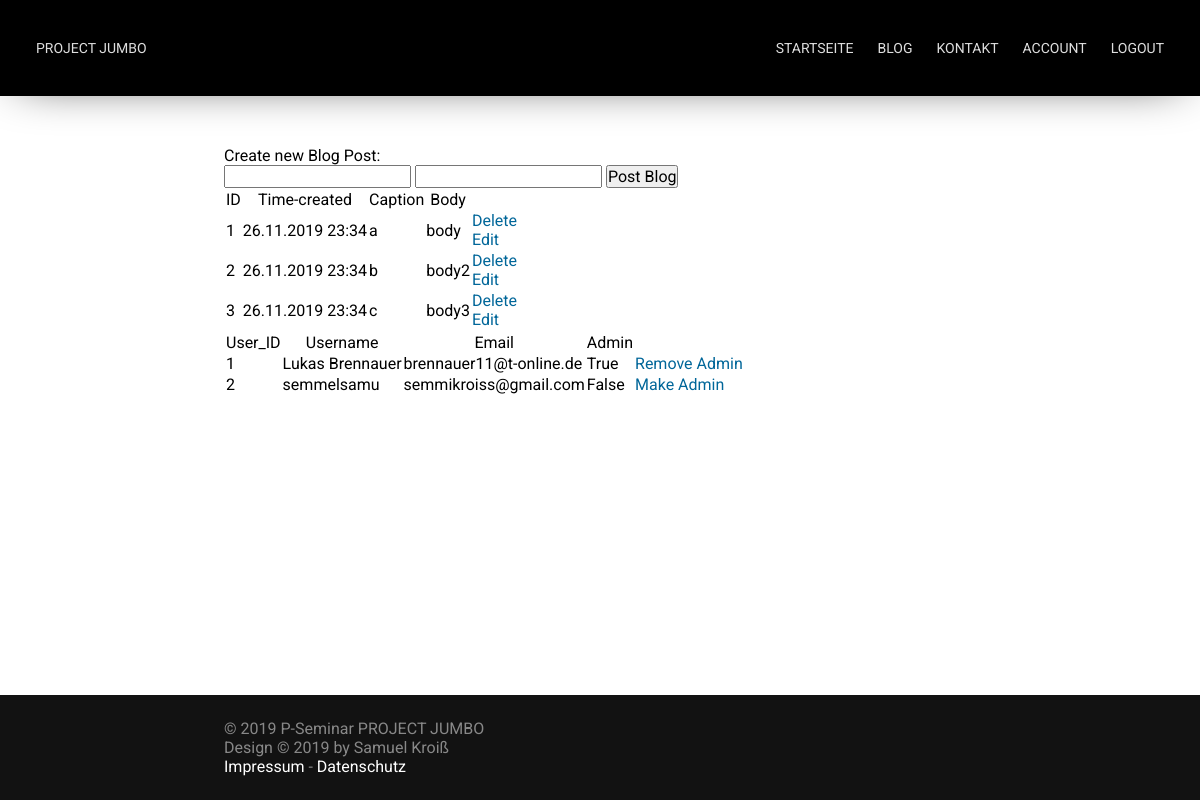
Page /admin (signed in) on the earlier database version.
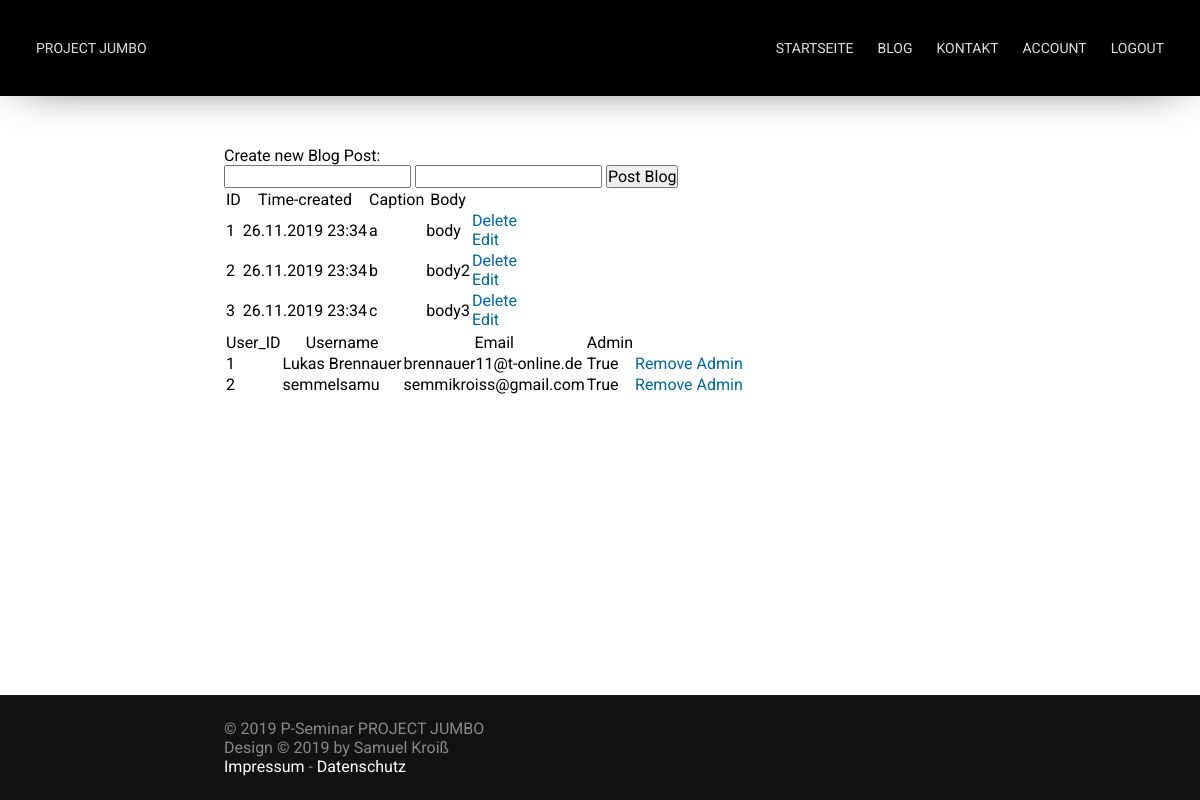
Same page on the later database version.
### app/models.py (models this page shows, shortened)
class Blog_Post(db.Model):
    id = db.Column(db.Integer, primary_key=True)
    caption = db.Column(db.String, nullable=False)
    body = db.Column(db.String, nullable=False)
    time_created = db.Column(db.DateTime, default=datetime.now() )

class User(db.Model):
    user_id = db.Column(db.Integer, primary_key=True)
    username = db.Column(db.String(64), nullable=False, unique=True)
    password_hash = db.Column(db.String(120))
    email = db.Column(db.String, nullable=False, unique=True)
    admin_acc = db.Column(db.Boolean, default=False, nullable=False)
    is_active = True
    is_authenticated = True

### app/routes.py (the view)
@app.route("/admin", methods=['POST', 'GET'])
@login_required
def admin():
    if current_user.admin_acc == True:
        if request.method == 'POST':
            try:
                db.session.add(Blog_Post(caption=request.form['caption'], body=request.form['body']))
                db.session.commit()
                return redirect(url_for('admin'))
            except Exception as e:
                return render_template("error.html", title="Error", error=e)
        else:
            posts = Blog_Post.query.order_by(Blog_Post.time_created).all()
            users = User.query.order_by(User.user_id).all()
            return render_template("admin.html", title="Admin", posts=posts, users=users)
    else:
        return render_template("error.html", title="Error", error="You're not allowed to use that page!")

### app/models.py (called while the page is built)
@login.user_loader
def load_user(user_id):
    return User.query.get(user_id)

### templates/admin.html (shortened to what this page needs)
{% extends 'base.html' %}
{% block content %}
    <p>Create new Blog Post:</p>
    <form action="/admin" method="POST">
        <input type="text" name="caption">
        <input type="text" name="body">
        <input type="submit" value="Post Blog">
    </form>
    {% if posts|length < 1 %}
        <p>There are no Blogposts available!</p>
    {% else %}
        <table>
            <tr>
                <th>ID</th>
                <th>Time-created</th>
                <th>Caption</th>
                <th>Body</th>
            </tr>
            {% for post in posts %}
                <tr>
                    <td>{{ post.id }}</td>
                    <td>{{ post.time_created.__format__("%d.%m.%Y %H:%M") }}</tds>
                    <td>{{ post.caption }}</td>
                    <td>{{ post.body }}</td>
                    <td>
                        <a href="{{ url_for( 'delete', id=post.id ) }}">Delete</a>
                        <br>
                        <a href="{{ url_for( 'edit', id=post.id ) }}">Edit</a>
                    </td>
                </tr>
            {% endfor %}
        </table>
    {% endif %}
    {% if users|length < 1 %}
        <p>There are no Users available!</p>
    {% else %}
        <table>
            <tr>
                <th>User_ID</th>
                <th>Username</th>
                <th>Email</th>
                <th>Admin</th>
            </tr>
            {% for user in users %}
                <tr>
                    <td>{{ user.user_id }}</td>
                    <td>{{ user.username }}</tds>
                    <td>{{ user.email }}</td>
                    <td>{{ user.admin_acc }}</td>
                    <td>
                        <a href="{{ url_for( 'manage_admin', user_id=user.user_id ) }}">
                            {% if user.admin_acc==true %}
                                Remove Admin
                            {% else %}
                                Make Admin
                            {% endif %}
                        </a>
                    </td>
                </tr>
            {% endfor %}
        </table>
    {% endif %}
{% endblock %}

### templates/base.html (shortened to what this page needs)
<!DOCTYPE html>
<html>
	<head>
		<link href="{{ url_for('static', filename='css/main.css') }}" rel="stylesheet">
		<link href="{{ url_for('static', filename='css/nav.css') }}" rel="stylesheet">
	</head>
	<body>
		<div id="container">
			<nav id="nav" bg>
				<a href="{{ url_for('index') }}">Project Jumbo</a>
				<ul>
					<li><a href="{{ url_for('index') }}">Startseite</a></li>
					<li><a href="{{ url_for('blog') }}">Blog</a></li>
					<li><a href="#">Kontakt</a></li>
					{% if current_user.is_authenticated %}
					<li><a href="{{ url_for('user_page') }}">Account</a></li>
					<li><a href="{{ url_for('logout') }}">Logout</a></li>
					{% else %}
					<li><a href="{{ url_for('login') }}">Login</a></li>
					{% endif %}
				</ul>
			</nav>
			<div class="spacer nav"></div>
			<section id="content">
				{% block content %}  {% endblock %}
			</section>
			<div class="spacer footer"></div>
			<footer id="footer">
				<p>&copy; 2019 P-Seminar PROJECT JUMBO<br />Design &copy; 2019 by Samuel Kroiß<br /><a href="#">Impressum</a> - <a href="#">Datenschutz</a></p>
			</footer>
		</div>
	</body>
</html>

### static/css/main.css (style rules this page uses)
* { margin: 0; padding: 0; font-family: 'Roboto', sans-serif; font-size: 16px; font-weight: 400; text-decoration: none; scroll-behavior: smooth; }
body { width: 100%; height: 100%; overflow-x: hidden; overflow-y: scroll; }
.spacer { width: 100vw; }
.spacer.nav { height: 96px; }
.spacer.footer { height: 105px; }
#content a, b { display: inline; padding: 0; }
#content * a { color: #006699; }
#container { display: block; width: 100%; min-height: 100vh; position: relative; }
#content { max-width: 800px; margin: 0 auto; padding: 50px 24px; box-sizing: border-box; }
#footer { width: 100%; background: #121212; position: absolute; right: 0; bottom: 0; left: 0; }
#footer p { max-width: 800px; margin: 0 auto; padding: 24px; color: #888888; box-sizing: border-box; }
#footer a { text-decoration: none; color: #FFFFFF; }

### static/css/nav.css (style rules this page uses)
:root { --link-color: #DEDEDE; }
#nav { width: 100%; height: 96px; box-sizing: border-box; position: fixed; z-index: 10; overflow: hidden; transition: background 500ms, box-shadow 500ms, height 300ms; }
#nav[bg] { background: #000000; box-shadow: 0px 0px 50px -20px rgba(0,0,0,1); }
#nav ul { float: right; display: flex; }
#nav ul li { list-style-type: none; }
#nav a { color: var(--link-color); text-transform: uppercase; font-size: 14px; line-height: 48px; float: left; padding: 0 12px; display: block; transition: color 100ms; }
#nav a { font-family: 'Alata', sans-serif; }
#nav ul li a { font-family: 'Roboto', sans-serif; }
@media only screen and (min-width: 900px) { #nav { padding: 24px; } }

Differences in the rows shown:
changed User "semmelsamu": admin_acc "False" → "True"; admin_acc "Make Admin" → "Remove Admin"
